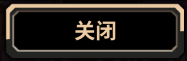
#> input picture assets/resource/image/base/notification_close_assets.png, 187 x 61 px, found by its file name
$ python audit_templates.py
#> lines starting #> are read from the running program, lines starting #| are printed output that depends on the picture
#!/usr/bin/env python3
"""校验 AALC-Meow 的每张模板能否从官方 upstream/aalc 复现。

官方链路（utils/image_utils.py）:
  load_image -> 整图按 win_size/1440 缩放 -> get_bbox -> 与截图对应区域匹配
本项目目标: 控制器把截图归一化到短边 720p，所以 scale = 720/1440 = 0.5
"""
import os, glob, json, sys
import numpy as np
from PIL import Image

ROOT = os.path.dirname(os.path.dirname(os.path.abspath(__file__)))
os.chdir(ROOT)
sys.path.insert(0, os.path.join(ROOT, 'scripts'))

from regen_templates import EXPLICIT_SOURCE_MAP  # 与重导脚本共用一份源映射

UP = 'upstream/aalc/assets/images/default'
OUR = 'assets/resource/image'
PIPELINE = 'assets/resource/pipeline'
SCALE = 720 / 1440  # 目标短边 720p


def get_bbox(arr, threshold=0):
    """复刻官方 ImageUtils.get_bbox"""
    if arr.ndim == 3 and arr.shape[2] >= 3:
        arr = np.max(arr[:, :, :3], axis=2)
    elif arr.ndim == 3:
        arr = arr[:, :, 0]
    x = np.where(np.max(arr, axis=0) > threshold)[0]
    if len(x) == 0:
        return None
    y = np.where(np.max(arr, axis=1) > threshold)[0]
    if len(y) == 0:
        return None
    return x[0], y[0], x[-1] + 1, y[-1] + 1


def build_official_index():
    idx = {}
    for sub in ('share', 'zh_cn', 'en'):
        for p in glob.glob(f'{UP}/{sub}/**/*.png', recursive=True):
            rel = os.path.relpath(p, f'{UP}/{sub}')
            b = os.path.basename(rel)[:-4]
            for suf in ('_assets', '_bbox'):
                if b.endswith(suf):
                    b = b[: -len(suf)]
                    break
            idx.setdefault(rel, p)
            idx.setdefault(b, p)
    return idx


def used_by_pipeline():
    """扫一遍管线，返回被引用的模板相对路径集合（用于区分失效素材）"""
    used = set()
    for f in glob.glob(f'{PIPELINE}/**/*.json', recursive=True):
        try:
            data = json.load(open(f, encoding='utf-8'))
        except Exception:
            continue
        def walk(node):
            if isinstance(node, dict):
                for k, v in node.items():
                    if k in ('template', 'template_') and isinstance(v, str):
                        used.add(v)
                    elif k in ('template', 'template_') and isinstance(v, list):
                        used.update(x for x in v if isinstance(x, str))
                    else:
                        walk(v)
            elif isinstance(node, list):
                for v in node:
                    walk(v)
        walk(data)
    return used


def official_candidates(rel):
    """按完整相对路径 + 纯文件名 两种方式找官方源"""
#> called with rel = 'base/notification_close_assets.png'
    out = []
    if rel in EXPLICIT_SOURCE_MAP and os.path.exists(EXPLICIT_SOURCE_MAP[rel]):
        out.append(EXPLICIT_SOURCE_MAP[rel])
    for sub in ('share', 'zh_cn', 'en'):
        p = f'{UP}/{sub}/{rel}'
        if os.path.exists(p):
            out.append(p)
    b = os.path.basename(rel)[:-4]
    for suf in ('_assets', '_bbox'):
        if b.endswith(suf):
            b = b[: -len(suf)]
            break
    for sub in ('share', 'zh_cn', 'en'):
        for p in glob.glob(f'{UP}/{sub}/**/{b}_assets.png', recursive=True) + \
                  glob.glob(f'{UP}/{sub}/**/{b}.png', recursive=True):
            if p not in out:
                out.append(p)
    return out


def norm_key(rel):
    b = os.path.basename(rel)[:-4]
    for suf in ('_assets', '_bbox'):
        if b.endswith(suf):
            b = b[: -len(suf)]
            break
    return b


def compare(our_path, up_path):
    """返回 (状态, 详情)"""
    try:
        up = np.array(Image.open(up_path).convert('RGBA'))
#> up is the input picture: shape (61, 187, 4); mean R, G, B, A 40.8, 36.2, 30.7, 255
    except Exception as e:
        return 'UNREADABLE', str(e)
    bb = get_bbox(up)
#> in get_bbox, `arr = np.max(arr[:, :, :3], axis=2)`:
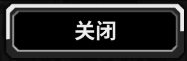
#> arr: shape (61, 187); min 0, max 239, mean 41
#> in get_bbox, `x = np.where(np.max(arr, axis=0) > threshold)[0]`: x = 187 values from 0 to 186
#> in get_bbox, `y = np.where(np.max(arr, axis=1) > threshold)[0]`: y = 61 values from 0 to 60
#> bb = (0, 0, 187, 61)
    if bb is None:
        return 'EMPTY_BBOX', '官方源无有效像素'
    x1, y1, x2, y2 = bb
#> x1 = 0; y1 = 0; x2 = 187; y2 = 61
    # 官方先整体缩放再取 bbox —— 等价于把 bbox 坐标乘 scale
    sx1, sy1, sx2, sy2 = (int(round(x1 * SCALE)), int(round(y1 * SCALE)),
                          int(round(x2 * SCALE)), int(round(y2 * SCALE)))
#> sx1 = 0; sy1 = 0; sx2 = 94; sy2 = 30
    sw, sh = sx2 - sx1, sy2 - sy1
#> sw = 94; sh = 30
    try:
        ours = np.array(Image.open(our_path).convert('RGBA'))
    except Exception as e:
        return 'UNREADABLE', str(e)
    oh, ow = ours.shape[:2]
#> oh = 61; ow = 187
    dw, dh = abs(ow - sw), abs(oh - sh)
#> dw = 93; dh = 31
    # 尺寸完全一致或误差<=2px 视为尺寸通过
    size_ok = dw <= 2 and dh <= 2
#> size_ok = False
    detail = f'官方bbox@{SCALE}={sw}x{sh} 我们={ow}x{oh} 差={dw}x{dh}'
#> detail = '官方bbox@0.5=94x30 我们=187x61 差=93x31'
    if not size_ok:
        return 'SIZE_MISMATCH', detail
    return 'SIZE_OK', detail


def main():
    ours = sorted(glob.glob(f'{OUR}/**/*.png', recursive=True))
    buckets = {'SIZE_OK': [], 'SIZE_MISMATCH': [], 'NO_OFFICIAL_SOURCE': [],
               'EMPTY_BBOX': [], 'UNREADABLE': []}
    for p in ours:
        rel = os.path.relpath(p, OUR)
        cands = official_candidates(rel)
        if not cands:
            buckets['NO_OFFICIAL_SOURCE'].append((rel, '官方无同名文件'))
            continue
        # 尺寸完全一致的那个优先
        best = None
        for c in cands:
            st, det = compare(p, c)
#> st = 'SIZE_MISMATCH'; det = '官方bbox@0.5=94x30 我们=187x61 差=93x31'
            if st == 'SIZE_OK':
                best = ('SIZE_OK', det, c)
                break
            if best is None:
                best = (st, det, c)
        assert best is not None and best[0] in buckets, (rel, best)
        buckets[best[0]].append((rel, best[1]))
#> pass 2 of the loop in main, `for p in ours:`:
#> rel = 'base/retry.png'
#> cands = 3 items
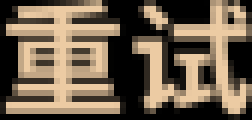
#> input picture assets/resource/image/base/retry.png, 42 x 20 px, found by its file name (shown 6 times larger)
#> in compare, up is the input picture: shape (20, 42, 4); mean R, G, B, A 112.3, 96.6, 77.6, 255
#> in get_bbox (call 4), `arr = np.max(arr[:, :, :3], axis=2)`:
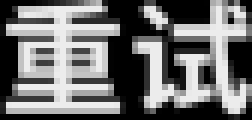
#> arr: shape (20, 42) (shown 6 times larger); min 0, max 236, mean 112.3
#> x = 41 values from 0 to 41
#> y = 20 values from 0 to 19
#> bb = (0, 0, 42, 20)
#> x2 = 42; y2 = 20
#> sx2 = 21; sy2 = 10
#> sw = 21; sh = 10
#> dw = 21; dh = 10
#> detail = '官方bbox@0.5=21x10 我们=42x20 差=21x10'
#> pass 3 of the loop in main, `for p in ours:`:
#> rel = 'battle/battle_finish_confirm.png'
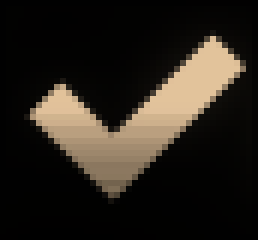
#> input picture assets/resource/image/battle/battle_finish_confirm.png, 43 x 40 px, found by its file name (shown 6 times larger)
#> in compare, up is the input picture: shape (40, 43, 4); mean R, G, B, A 40.9, 35.2, 27.8, 255
#> in get_bbox (call 7), `arr = np.max(arr[:, :, :3], axis=2)`:
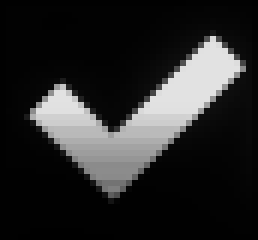
#> arr: shape (40, 43) (shown 6 times larger); min 0, max 226, mean 40.9
#> x = 43 values from 0 to 42
#> y = 40 values from 0 to 39
#> bb = (0, 0, 43, 40)
#> x2 = 43; y2 = 40
#> sx2 = 22; sy2 = 20
#> sw = 22; sh = 20
#> detail = '官方bbox@0.5=22x20 我们=43x40 差=21x20'
#> the loop made 9 passes; the first 3 are shown

    total = len(ours)
#> total = 9
    print(f"总计 {total} 张模板\n")
#| 总计 9 张模板
    for k in ('SIZE_OK', 'SIZE_MISMATCH', 'NO_OFFICIAL_SOURCE', 'EMPTY_BBOX', 'UNREADABLE'):
        v = buckets[k]
        print(f"{k}: {len(v)}")
    print("\n=== SIZE_MISMATCH（尺寸对不上，疑似裁错或来源不对）===")
    for rel, det in buckets['SIZE_MISMATCH']:
        print(f"  {rel}\n      {det}")
    used = used_by_pipeline()
    print("\n=== NO_OFFICIAL_SOURCE（官方无同名，需逐个判定）===")
    live = [rel for rel, _ in buckets['NO_OFFICIAL_SOURCE'] if rel in used]
    dead = [rel for rel, _ in buckets['NO_OFFICIAL_SOURCE'] if rel not in used]
    print(f"  被管线引用（必须核验）: {len(live)} 张")
    for rel in live:
        print(f"    {rel}")
    print(f"  无管线引用（历史残留，可择机清理）: {len(dead)} 张")
    for rel in dead:
        print(f"    {rel}")
    buckets['USED_BY_PIPELINE'] = sorted(used & {rel for rel, _ in sum(buckets.values(), [])})
    json.dump({k: v for k, v in buckets.items() if k != 'USED_BY_PIPELINE'},
              open('/tmp/template_audit.json', 'w'), ensure_ascii=False, indent=1)


if __name__ == '__main__':
    main()
